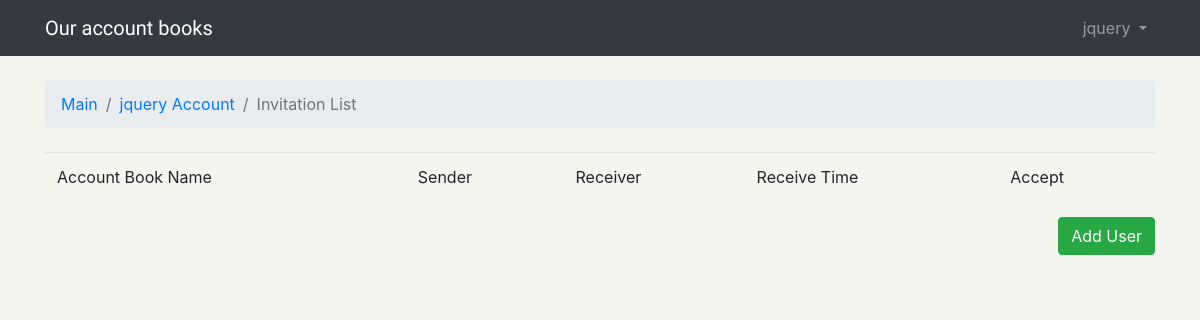
The page /invitationList/ (signed in) on the database as committed earlier.
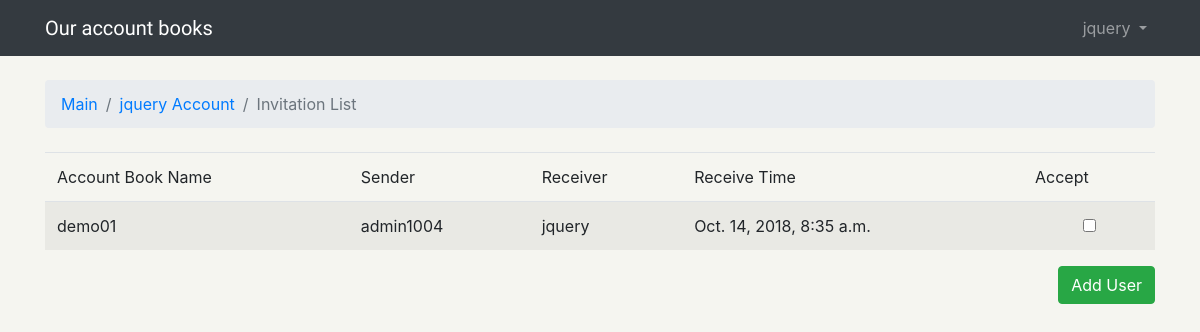
The same page on the database as committed later.
### accountBookMain/models.py (models this page shows)
class Invitation(models.Model):
    sender = models.ForeignKey(User, related_name='Invitations', on_delete=models.CASCADE)
    receiver = models.ForeignKey(User, related_name='+', on_delete=models.CASCADE)
    account = models.ForeignKey(AccountBooksName, related_name='AccountBooksName', on_delete=models.CASCADE)
    created_at = models.DateTimeField(auto_now_add=True)
    auth_ac = models.IntegerField(default=0)
    class Meta:
        unique_together = (("sender", "receiver", "account"),)

class AccountBooksName(models.Model):
    MONEY_COUNTRY = (
        ('k', "kor"),
        ('j', "jp")
    )
    account_id = models.AutoField(primary_key=True)
    account_name = models.CharField(max_length=100)
    p_cnt = models.IntegerField(default=0)
    money = models.CharField(max_length=1, choices=MONEY_COUNTRY)  # 언어설정 칼럼
    create_at = models.DateTimeField(auto_now_add=True)
    create_user = models.CharField(max_length=100, null=False)

### accountBookMain/views.py (the view)
# urls.py: path('invitationList/', views.invitation_list, name='invitationList'),
@login_required
def invitation_list(request):
    user = request.user.pk
    val = Invitation.objects.filter(receiver=user, auth_ac=0)
    return render(request, 'invitationList.html', {'val': val})

### templates/invitationList.html (shortened to what this page needs)
{% extends 'base.html' %}
{% block breadcrumb %}
    <li class="breadcrumb-item"><a href="{% url 'home' %}"> Main </a></li>
    <li class="breadcrumb-item"><a href="{% url 'myAccount' user.pk %}">{{ user.username }} Account</a></li>
    <li class="breadcrumb-item active">Invitation List</li>
{% endblock %}
{% block contents %}
    <table class="table table-striped">
        <thead class="thead-dark">
            <tr>
                <td scope="col">Account Book Name</td>
                <td scope="col">Sender</td>
                <td scope="col">Receiver</td>
                <td scope="col">Receive Time</td>
                <td scope="col">Accept</td>
            </tr>
        </thead>
        <tbody>
            {% for i in val %}
                <tr>
                    <td>{{ i.account.account_name }}</td>
                    <td>{{ i.sender }}</td>
                    <td>{{ i.receiver }}</td>
                    <td>{{ i.created_at }}</td>
                    <td align="center">
                        <input type="checkbox" class="checkBox" aria-label="Checkbox for following text input " value="{{ i.pk }}" name="invitation[]">
                    </td>
                </tr>
            {% endfor %}
        </tbody>
    </table>
    <a class="btn btn-success" role="button" style="float: right; color:white" onclick="active()">Add User</a>
{% endblock %}

Rows that differ between the two databases and show on the page:
added Invitation: account.account_name "demo01", sender "admin1004", receiver "jquery", created_at "Oct. 14, 2018, 8:35 a.m."
